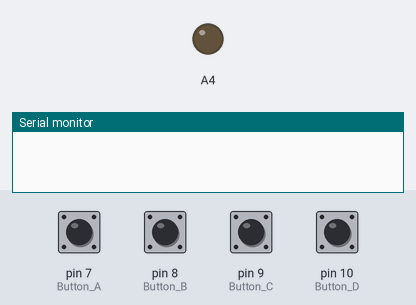
Simulated run of this sketch. Board: Arduino Uno, built with avr-gcc and run on an emulated ATmega328P. On the bench: output pins drawn as LEDs (lit = HIGH), the last lines printed to the serial monitor. Dashed ring = blinking. The inputs (shaded band) are chosen by the test bench; at power-on: pin 7 (Button_A), pin 8 (Button_B), pin 9 (Button_C), pin 10 (Button_D) LOW.

Above: at 1.2 s.
1.3 s: pin 8 (Button_B) pulled HIGH for 0.15 s
At 2.7 s:
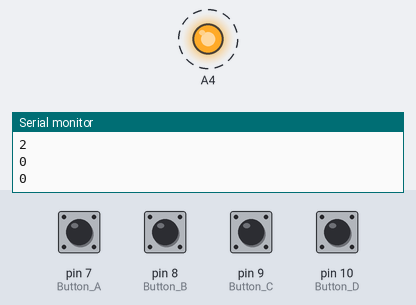
4.4 s: pin 7 (Button_A) pulled HIGH for 0.15 s
Timing chart, 0 to 7.4 s (numbered marks = the images above; inputs shaded):
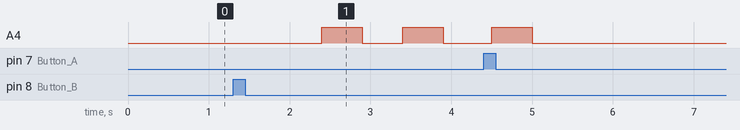

The sketch:

Project.ino
```cpp
#include <SoftwareSerial.h>
SoftwareSerial Serial_Sim(4,5);

#define Button_A 7
#define Button_B 8
#define Button_C 9
#define Button_D 10

char msg;
char call;
int status_rf;
int count =0;

void SendMessage()
{
  delay(2000);
   Serial_Sim.println("AT+CMGF=1");    //Sets the GSM Module in Text Mode
  delay(1000);  // Delay of 1000 milli seconds or 1 second
  Serial_Sim.println("AT+CMGS=\"+84964871225\"\r"); // Replace x with mobile number
  delay(1000);
  Serial_Sim.println("Warning! Nguoi than dang gap nguy hiem!");// The SMS text you want to send
  delay(100);
  Serial_Sim.println((char)26);// ASCII code of CTRL+Z
  delay(1000);
}

void SendMessage_Reset()
{
  Serial.println("Report! Nguoi than da het nguy hiem!");
  delay(2000);
  Serial_Sim.println("AT+CMGF=1");    //Sets the GSM Module in Text Mode
  delay(1000);  // Delay of 1000 milli seconds or 1 second
  Serial_Sim.println("AT+CMGS=\"+84964871225\"\r"); // Replace x with mobile number
  delay(1000);
  Serial_Sim.println("Report! Nguoi than da het nguy hiem!");// The SMS text you want to send
  delay(100);
  Serial_Sim.println((char)26);// ASCII code of CTRL+Z
  delay(1000);
}

void MakeCall()
{
  delay(3000);
  Serial_Sim.println("ATD+84964871225;"); // ATDxxxxxxxxxx; -- watch out here for semicolon at the end!!
  Serial.println("Calling  "); // print response over serial port
  delay(10000);
  HangupCall();
}


void HangupCall()
{
  Serial_Sim.println("ATH");
  Serial.println("Hangup Call");
  delay(1000);
}

byte rf4ChannelReceiverSimple(byte port1,byte port2, byte port3, byte port4)
{
  int val =0;
  if (digitalRead(port1)==1)
  {
    delay(100);
    if(digitalRead(port1)==1)
      val =1;
  }
    if (digitalRead(port2)==1)
  {
    delay(100);
    if(digitalRead(port2)==1)
      val =2;
  }
    if (digitalRead(port3)==1)
  {
    delay(100);
    if(digitalRead(port3)==1)
      val =3;
  }
     if (digitalRead(port4)==1)
  {
    delay(100);
    if(digitalRead(port4)==1)
      val =4;
  };
  return val;
}

void setup() {
 pinMode(A4,OUTPUT);
 pinMode (Button_A,INPUT);
 pinMode (Button_B,INPUT);
 pinMode (Button_C,INPUT);
 pinMode (Button_D,INPUT);
 Serial_Sim.begin(115200);
 Serial.begin(9600);
}

void loop() {
status_rf = rf4ChannelReceiverSimple(Button_A,Button_B,Button_C,Button_D);

  if(status_rf==1)
  {
    Serial.println(status_rf);
    Serial.println("Goi dien thoai cho nguoi than");
     MakeCall();
   //  SendMessage();
    // Serial.println("gui tin nhan cho nguoi than");
      do{
      status_rf = rf4ChannelReceiverSimple(Button_A,Button_B,Button_C,Button_D);
      Serial.print(status_rf);
      digitalWrite(A4,1);
      delay(500);
      digitalWrite(A4,0);
      delay(500);
      }while(status_rf==0);

  }
  if(status_rf == 2)
  { Serial.println(status_rf);
    delay(1000);
    status_rf = 0;
    count =0;
    Serial.println(status_rf);
    do{
        status_rf = rf4ChannelReceiverSimple(Button_A,Button_B,Button_C,Button_D);
        Serial.println(status_rf);
        digitalWrite(A4,1);
        delay(500);
        digitalWrite(A4,0);
        delay(500);
        count++;
        Serial.println(count);
    }while(status_rf==0 && count <= 5 );
    Serial.println("Tat loa");
  }
   if(status_rf == 3)
  {
     Serial.println(status_rf);
     Serial.println("Tat loa");
     digitalWrite(A4,0);
     delay(500);
  }
   if(status_rf == 4)
  {
     Serial.println(status_rf);
     Serial.println("Tat loa va thong bao khong gap nguy hiem");
     digitalWrite(A4,0); // Tat loa
     MakeCall();
     SendMessage_Reset(); // Gui tin nhan thong bao khong gap nguy hiem
  }
}
```

Measured:
- after the input at 1.3 s, A4: alternates HIGH for 0.50 s and LOW for 0.50 s, starting after 1.1 s
